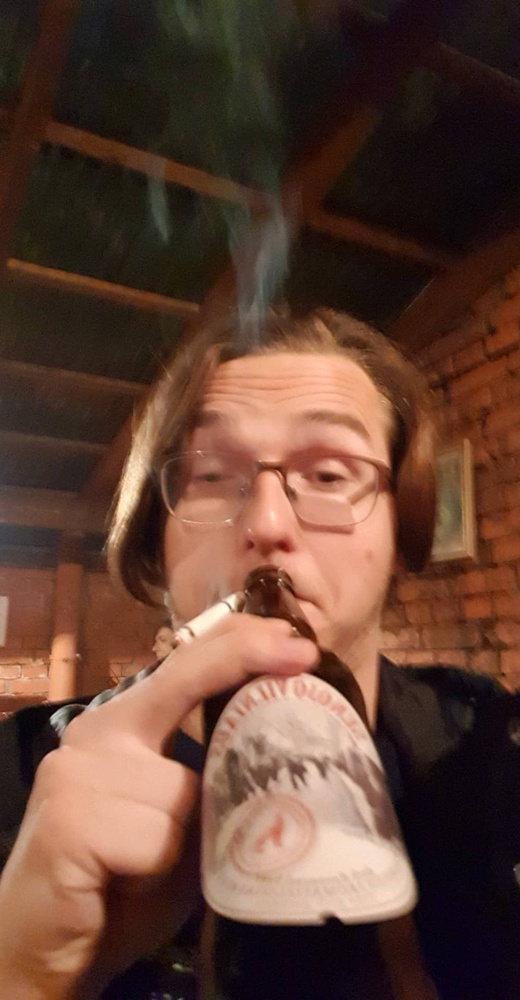
#> input picture image_editor/img/45342201_473147653094050_7848482799869755392_n.jpg, 520 x 1000 px, shrunk from 998 x 1920 before the run; its folder holds only this picture in this run
$ python make-img.py
#> lines starting #> are read from the running program, lines starting #| are printed output that depends on the picture; after the words box and inside, x2 and y2 are one past the last pixel; in counts of white or black regions, pixels touching at a corner belong together
# coding: utf8
from PIL import Image, ImageFilter, ImageEnhance, ImageDraw, ImageFont
import random
import os


def makeimg(path):
    im = Image.open("img/"+path)
#> im is the input picture: PIL image 520x1000 RGB; mean R, G, B 97.3, 65.9, 52.4
    #im.show()

    # split the image into individual bands
    im.convert('RGBA')
    source = im.split()

    R, G, B = 0, 1, 2

    mask1 = random.randint(100, 200)
    mask2 = random.randint(160, 220)
    mask3 = random.randint(50, 160)

    # select regions where red is less than 100
    maskRed = source[R].point(lambda i: i < mask1 and 255) #100
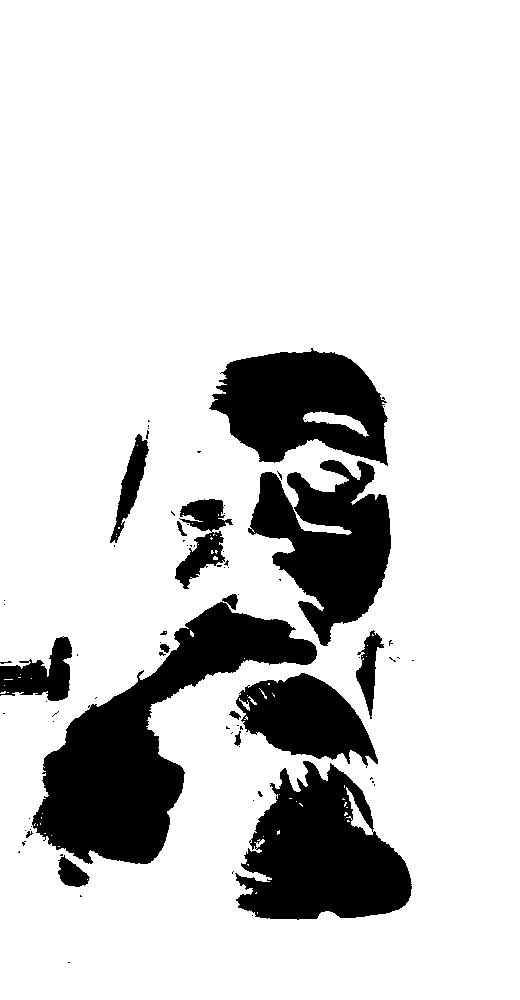
#> maskRed: PIL image 520x1000 L; 82.8% white; 78 black regions (62 under 20 px), largest, box (x1, y1, x2, y2) and area: (32, 602, 317, 864) 26103, (235, 761, 412, 920) 17969, (248, 460, 391, 646) 14635
    maskBlue = source[B].point(lambda i: i > mask2 and 255) #160
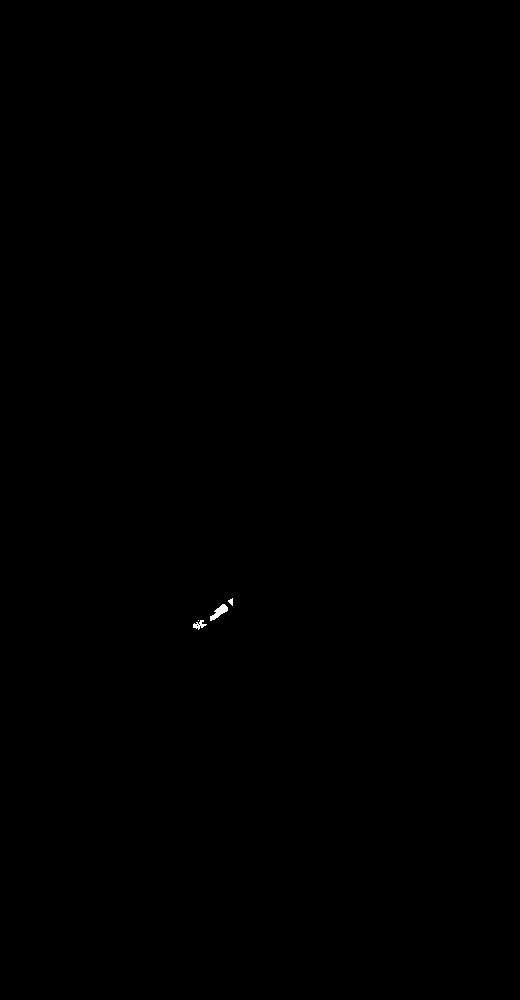
#> maskBlue: PIL image 520x1000 L; 0.04% white; 4 white regions (1 under 20 px), largest, box (x1, y1, x2, y2) and area: (210, 604, 228, 621) 135, (193, 620, 207, 630) 66, (228, 598, 233, 606) 24
    maskBlue2 = source[B].point(lambda i: i < mask3 and 255) #150
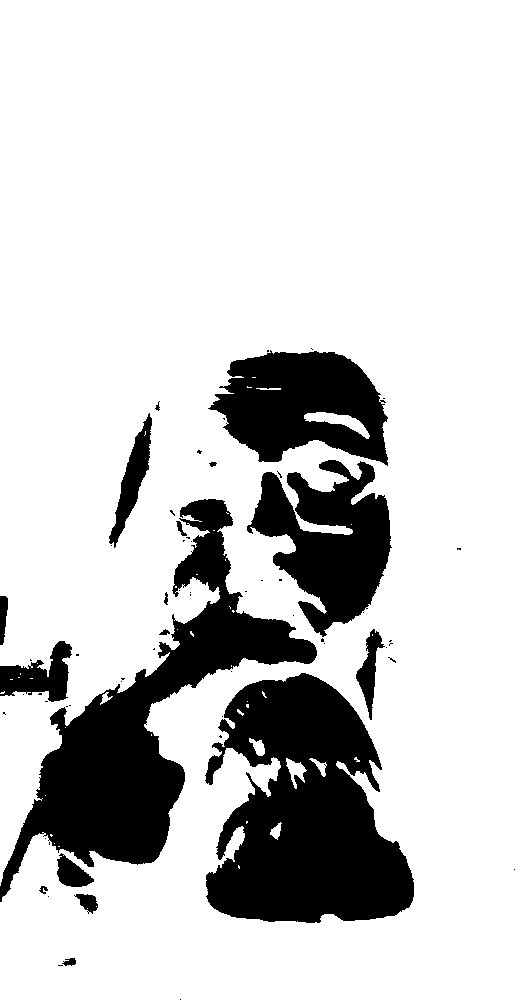
#> maskBlue2: PIL image 520x1000 L; 80.5% white; 63 black regions (46 under 20 px), largest, box (x1, y1, x2, y2) and area: (205, 673, 414, 923) 34527, (0, 499, 317, 902) 32000, (247, 460, 392, 637) 13939

    # process the green band
    out1 = source[random.choice([R, G, B])].point(lambda i: i * 0.7)
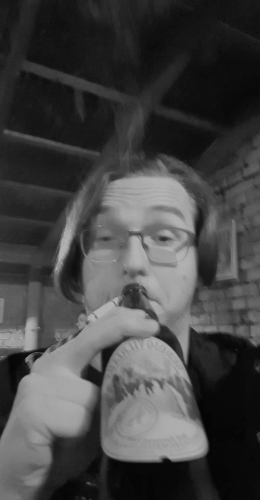
#> out1: PIL image 520x1000 L (shown at 1/2 size); min 1, max 178, mean 68.1
    out2 = source[random.choice([R, G, B])].point(lambda i: i * 0.3)
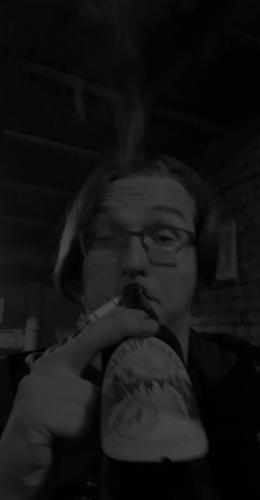
#> out2: PIL image 520x1000 L (shown at 1/2 size); min 0, max 76, mean 19.8
    out3 = source[random.choice([R, G, B])].point(lambda i: i * 0.4)
    # paste the processed band back, but only where red was < 100
    source[G].paste(out1, None, maskRed)
    source[G].paste(out2, None, maskBlue)
    source[R].paste(out3, None, maskBlue2)

    # build a new multiband image
    im = Image.merge(im.mode, source)
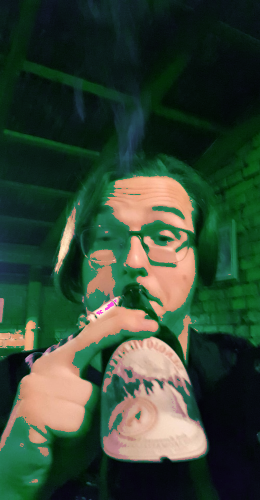
#> im: PIL image 520x1000 RGB (shown at 1/2 size); mean R, G, B 52.8, 70.3, 52.4

    #enh = ImageEnhance.Contrast(im)

    #enh.enhance(1.7).show("30% more contrast")

    #

    width, height = im.size

    chars = u"汉语名诗为焦卿妻又叔用于外国语的音爸阿鼻梵语音译名意译为无间即痛苦无有间断之意为佛教八大地狱中最下最苦之处阿波罗计划美国的项科学技术计划包括把人送上月球并安全返回地球阿昌族居住在云南省西南部"
    charlist = []
    for c in chars:
        charlist.append(c)

    fills = [(255, 255, 255), (0, 255, 255)]
    fonts = ['font.ttf']

    kay = random.randint(3, 5)
    phrase = ''.join(random.sample(population=charlist, k=kay))
    fnt = ImageFont.truetype(random.choice(fonts), int(width/7))


    """
    if (random.randint(0, 5) > 3):
        foreground = Image.open("helper-img/"+random.choice(["bust2.png"]))
        foreground.convert('RGBA')

        w, h = foreground.size

        im.paste(foreground, (0, 0), foreground)

    """
    d = ImageDraw.Draw(im)
    d.text(((width)/5, (height)/3), phrase, font=fnt, fill=random.choice(fills))


    for i in range(0, random.randint(2, 9)):
        if (height < width):
            wi = width
            hi = height
        else:
            wi = height
            hi = width
        print("aaagh")
        wi = wi/random.randint(3, 5)
        hi = hi/random.randint(3, 5)

        rect = (random.randint(0, width/2), random.randint(0, height/2), wi, hi)
        gli = im.crop(rect)
        for i in range(1, random.randint(2, 7)):
            gli = gli.filter(ImageFilter.SHARPEN)
        im.paste(gli, (random.randint(0, width), random.randint(0, height)))
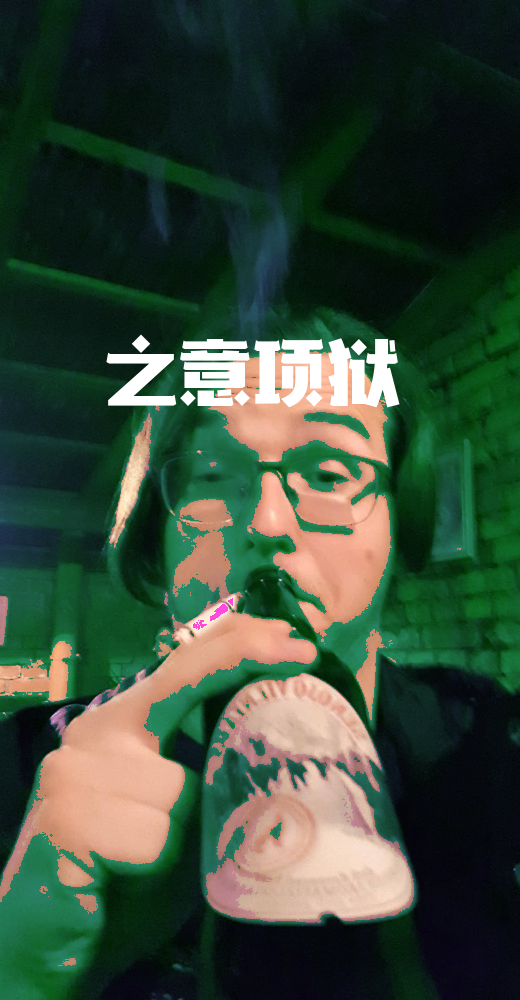
#> im: PIL image 520x1000 RGB; mean R, G, B 56.2, 73.5, 56.4


    enh = ImageEnhance.Contrast(im)
    enh.enhance(1+0.1*random.randint(1, 9))

    #im = im.filter(ImageFilter.CONTOUR)

    im.show()


    im.save("edited/"+"".join(random.sample(["a", "b", "c", "d", "e", "f", "g", "h", "i", "j"], random.randint(1, 5)))+".png", "PNG")


if __name__ == "__main__":
#> (the run stopped early here; a loop or call above may not have finished)

$ run again, on image_editor/img/IMG_20180216_175246.jpg
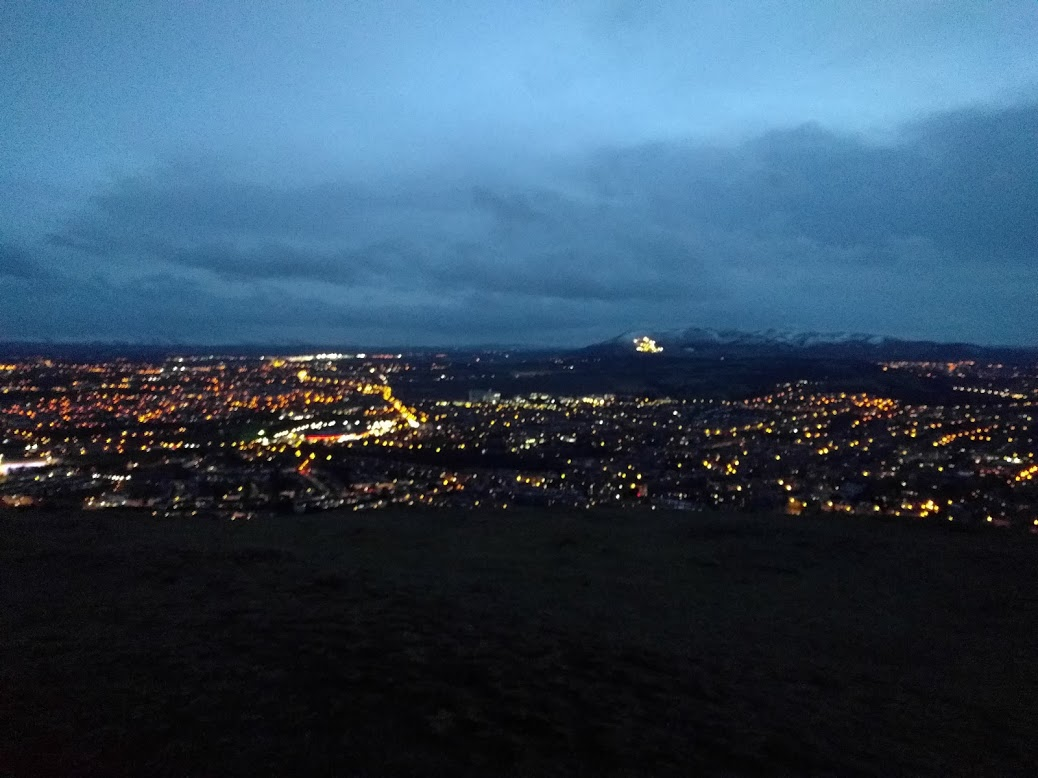
#> input picture image_editor/img/IMG_20180216_175246.jpg, 1038 x 778 px
#> in makeimg, im is the input picture: PIL image 1038x778 RGB; mean R, G, B 51.4, 75, 95.6
#> in makeimg, `maskRed = source[R].point(lambda i: i < mask1 and 255)`:
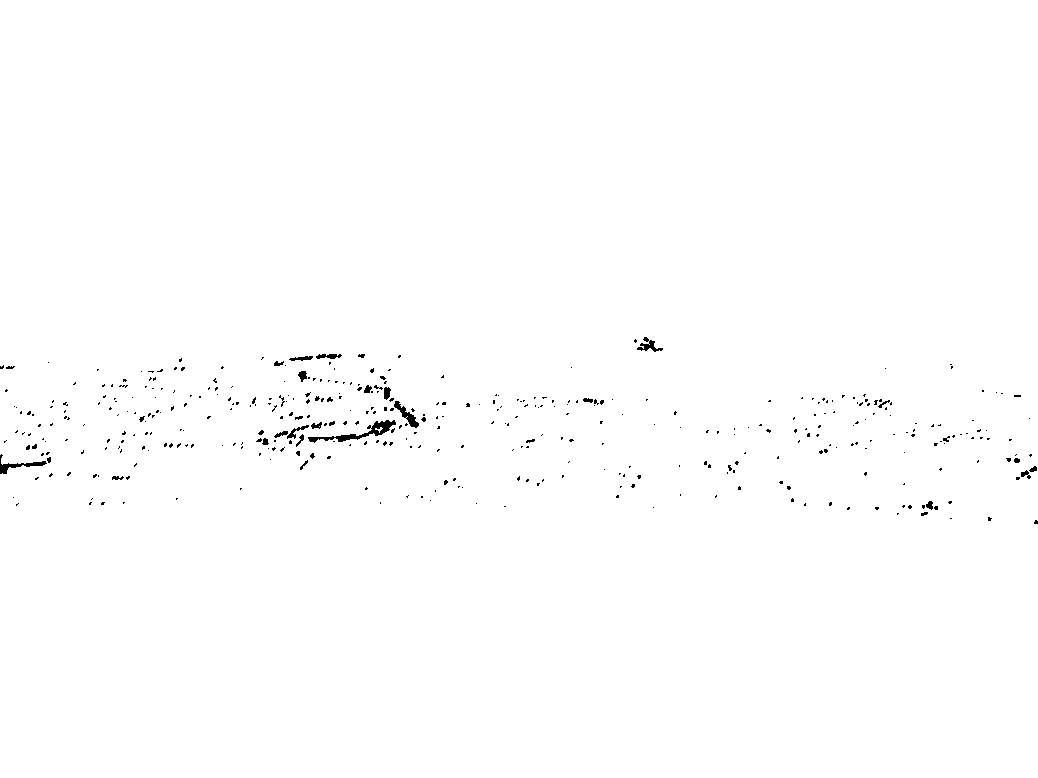
#> maskRed: PIL image 1038x778 L; 99.5% white; 419 black regions (386 under 20 px), largest, box (x1, y1, x2, y2) and area: (308, 420, 396, 443) 482, (0, 454, 47, 474) 224, (394, 401, 419, 428) 210
#> maskBlue: PIL image 1038x778 L; 10.8% white; 549 white regions (535 under 20 px), largest, box (x1, y1, x2, y2) and area: (283, 0, 1038, 160) 85074, (1, 464, 22, 472) 78, (317, 354, 337, 359) 68
#> maskBlue2: PIL image 1038x778 L; 54.7% white; 961 black regions (907 under 20 px), largest, box (x1, y1, x2, y2) and area: (0, 0, 1038, 353) 357417, (0, 451, 59, 476) 399, (286, 353, 354, 362) 317
#> after the loop in makeimg, `for i in range(0, random.randint(2, 9)):`:
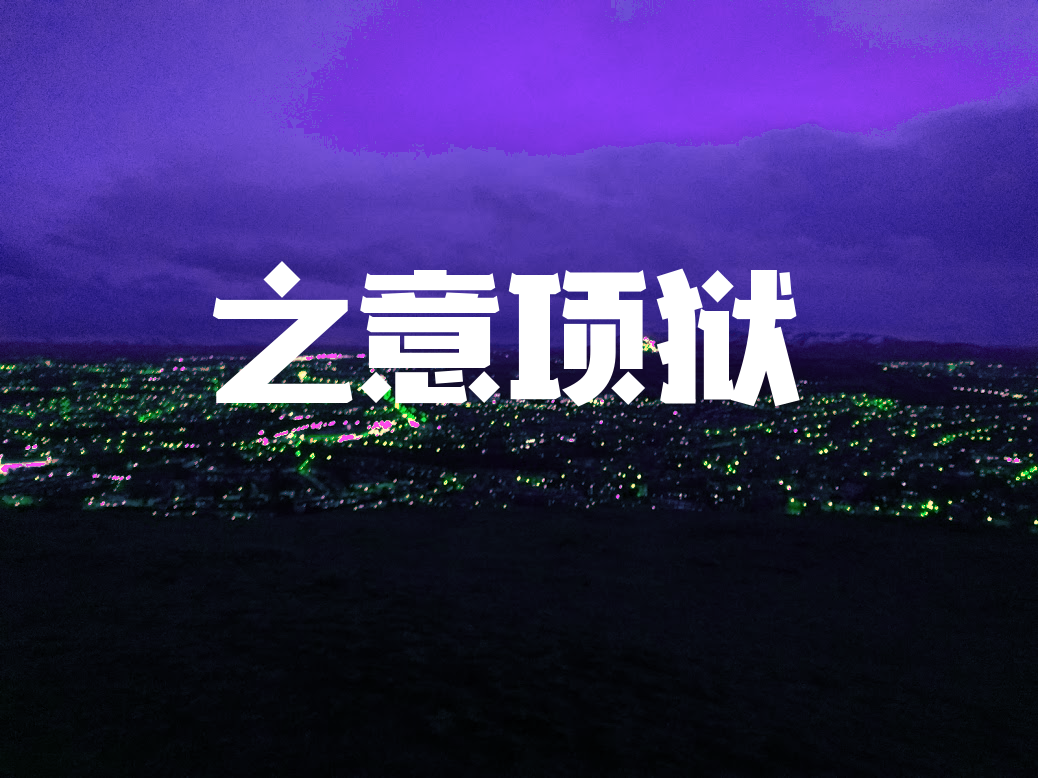
#> im: PIL image 1038x778 RGB; mean R, G, B 57.8, 45.6, 104.4

$ run again, on image_editor/img/IMG_20180316_134303.jpg
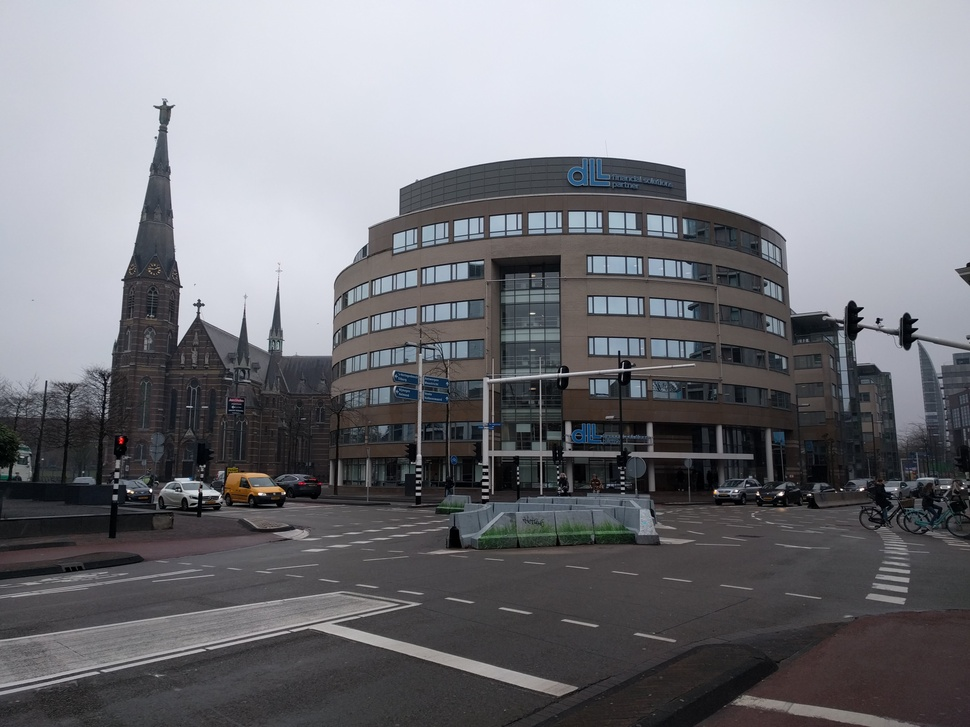
#> input picture image_editor/img/IMG_20180316_134303.jpg, 970 x 727 px, shrunk from 4032 x 3024 before the run
#> in makeimg, im is the input picture: PIL image 970x727 RGB; mean R, G, B 120.5, 121, 126.4
#> in makeimg, `maskRed = source[R].point(lambda i: i < mask1 and 255)`:
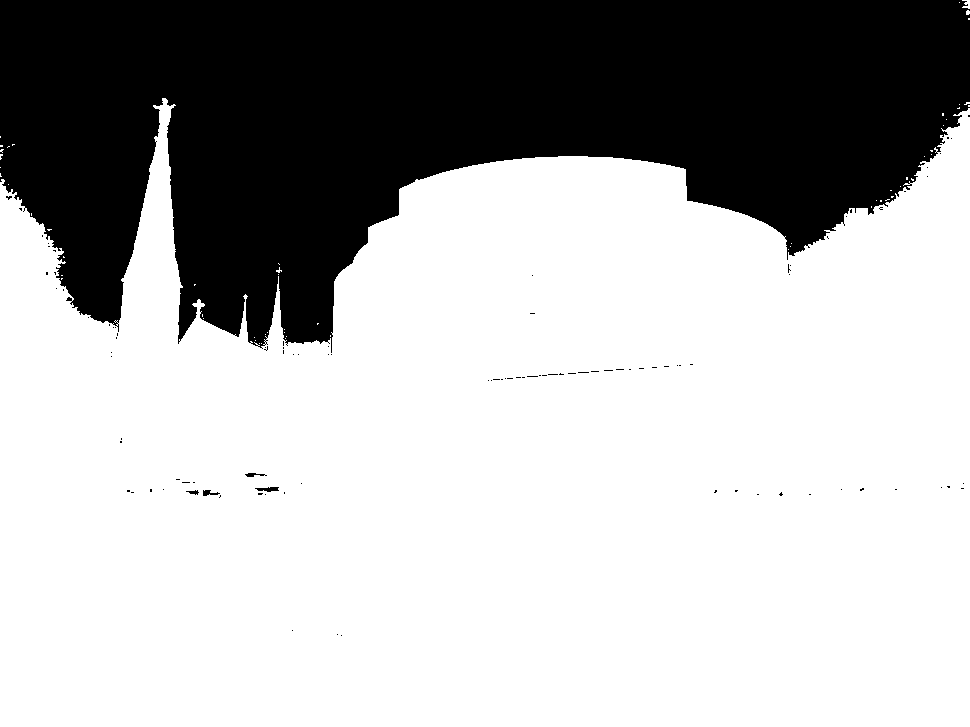
#> maskRed: PIL image 970x727 L; 69.5% white; 103 black regions (98 under 20 px), largest, box (x1, y1, x2, y2) and area: (0, 0, 970, 353) 214634, (255, 487, 279, 492) 78, (203, 490, 220, 496) 57, (245, 473, 267, 477) 49, (186, 490, 199, 495) 34
#> maskBlue: PIL image 970x727 L; 26.9% white; 155 white regions (150 under 20 px), largest, box (x1, y1, x2, y2) and area: (0, 0, 938, 336) 188692, (8, 48, 28, 69) 128, (17, 69, 33, 83) 108, (8, 91, 21, 98) 29, (912, 34, 916, 44) 20
#> maskBlue2: PIL image 970x727 L; 54.3% white; 1185 black regions (950 under 20 px), largest, box (x1, y1, x2, y2) and area: (0, 0, 970, 415) 261214, (0, 591, 578, 696) 17319, (852, 328, 970, 444) 5007
#> after the loop in makeimg, `for i in range(0, random.randint(2, 9)):`:
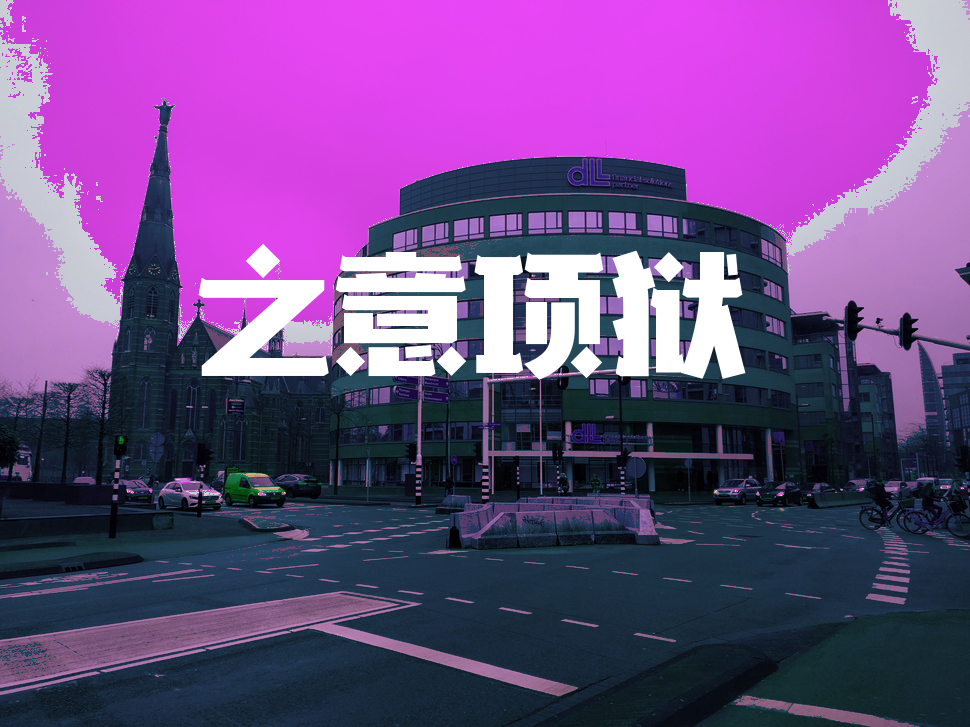
#> im: PIL image 970x727 RGB; mean R, G, B 112.2, 74.4, 135
